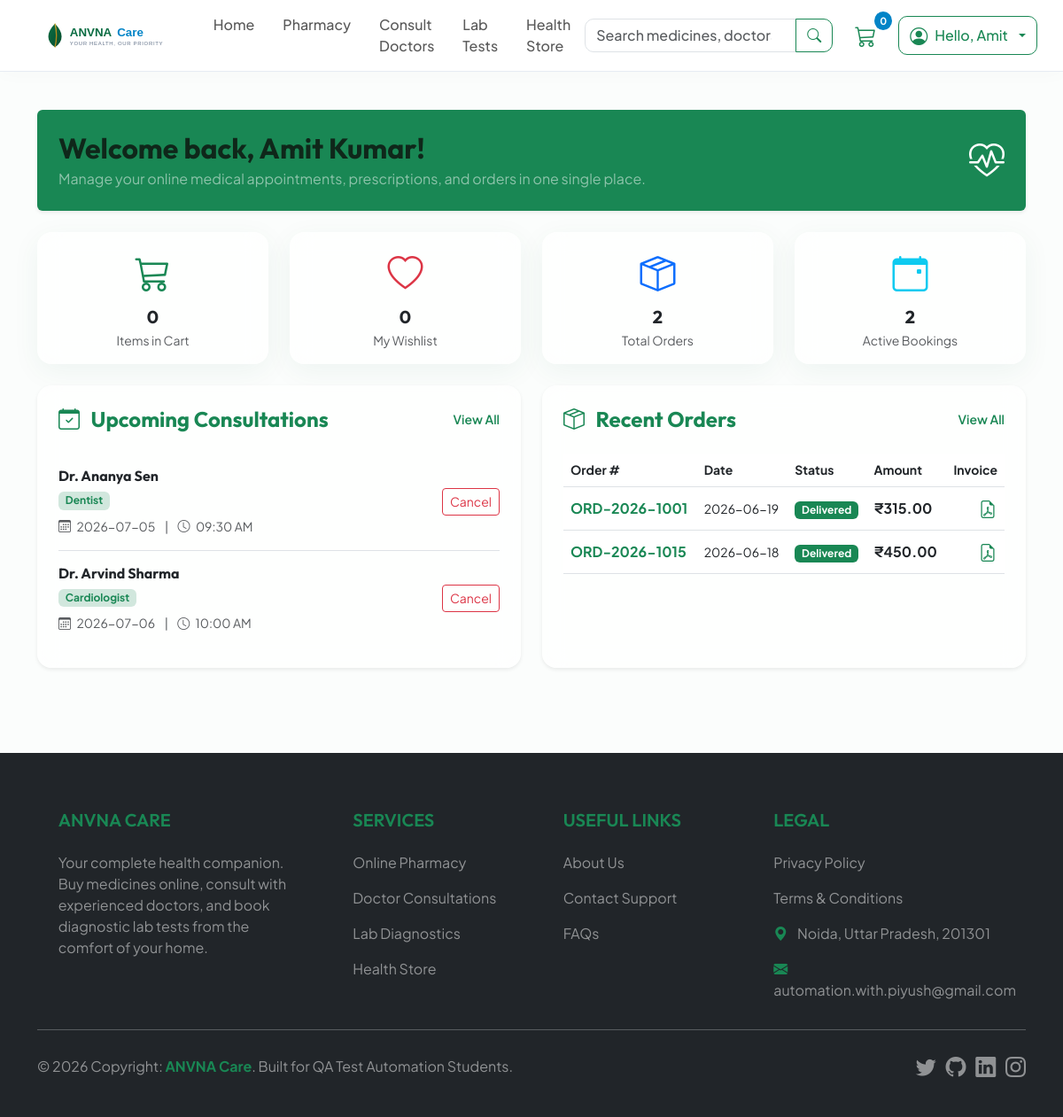
The app's page /dashboard.php (signed in) with its own data.
### tables this page shows
CREATE TABLE appointments (
    id INT AUTO_INCREMENT PRIMARY KEY,
    user_id INT NOT NULL,
    doctor_id INT NOT NULL,
    appointment_date DATE NOT NULL,
    appointment_time VARCHAR(20) NOT NULL,
    status ENUM('Upcoming', 'Completed', 'Cancelled') DEFAULT 'Upcoming',
    created_at TIMESTAMP DEFAULT CURRENT_TIMESTAMP,
    FOREIGN KEY (user_id) REFERENCES users(id) ON DELETE CASCADE,
    FOREIGN KEY (doctor_id) REFERENCES doctors(id) ON DELETE CASCADE
);

CREATE TABLE doctors (
    id INT AUTO_INCREMENT PRIMARY KEY,
    name VARCHAR(100) NOT NULL,
    specialization VARCHAR(100) NOT NULL,
    experience INT NOT NULL,  
    languages VARCHAR(150) NOT NULL,
    fee DECIMAL(10,2) NOT NULL,
    availability TEXT NOT NULL,  
    image VARCHAR(255) DEFAULT NULL,
    bio TEXT,
    created_at TIMESTAMP DEFAULT CURRENT_TIMESTAMP
);

CREATE TABLE orders (
    id INT AUTO_INCREMENT PRIMARY KEY,
    user_id INT NOT NULL,
    order_number VARCHAR(50) NOT NULL UNIQUE,
    total_amount DECIMAL(10,2) NOT NULL,
    discount_amount DECIMAL(10,2) DEFAULT 0.00,
    net_amount DECIMAL(10,2) NOT NULL,
    address_id INT DEFAULT NULL,
    payment_method VARCHAR(50) DEFAULT 'Card',
    payment_status ENUM('Pending', 'Paid', 'Failed') DEFAULT 'Pending',
    order_status ENUM('Placed', 'Processing', 'Shipped', 'Delivered', 'Cancelled') DEFAULT 'Placed',
    created_at TIMESTAMP DEFAULT CURRENT_TIMESTAMP,
    FOREIGN KEY (user_id) REFERENCES users(id) ON DELETE CASCADE,
    FOREIGN KEY (address_id) REFERENCES addresses(id) ON DELETE SET NULL
);

### dashboard.php (the view, shortened to what this page needs)
<?php
require_once 'includes/header.php';
$userId = $_SESSION['user_id'];
try {
    $stmt = $pdo->prepare("SELECT COUNT(*) FROM cart WHERE user_id = ?");
    $stmt->execute([$userId]);
    $dbCartCount = $stmt->fetchColumn();
    $stmt = $pdo->prepare("SELECT COUNT(*) FROM wishlist WHERE user_id = ?");
    $stmt->execute([$userId]);
    $wishlistCount = $stmt->fetchColumn();
    $stmt = $pdo->prepare("SELECT COUNT(*) FROM orders WHERE user_id = ?");
    $stmt->execute([$userId]);
    $ordersCount = $stmt->fetchColumn();
    $stmt = $pdo->prepare("SELECT COUNT(*) FROM appointments WHERE user_id = ? AND status = 'Upcoming'");
    $stmt->execute([$userId]);
    $appointmentsCount = $stmt->fetchColumn();
    $appStmt = $pdo->prepare("
        SELECT a.id, a.appointment_date, a.appointment_time, d.name as doctor_name, d.specialization
        FROM appointments a
        JOIN doctors d ON a.doctor_id = d.id
        WHERE a.user_id = ? AND a.status = 'Upcoming'
        ORDER BY a.appointment_date ASC, a.appointment_time ASC
        LIMIT 3
    ");
    $appStmt->execute([$userId]);
    $upcomingAppointments = $appStmt->fetchAll();
    $orderStmt = $pdo->prepare("
        SELECT o.*, (SELECT COUNT(*) FROM order_items WHERE order_id = o.id) as item_count
        FROM orders o
        WHERE o.user_id = ?
        ORDER BY o.created_at DESC
        LIMIT 3
    ");
    $orderStmt->execute([$userId]);
    $recentOrders = $orderStmt->fetchAll();
} catch (PDOException $e) {
    die("Database error: " . $e->getMessage());
}
?>
<div class="container my-4">
    <div class="card bg-success text-white p-4 border-0 mb-4 shadow-sm" id="welcomeBanner" data-testid="welcome-banner">
        <div class="d-flex align-items-center justify-content-between">
            <div>
                <h2 class="fw-bold mb-1" id="userGreeting" data-testid="user-greeting">Welcome back, <?= htmlspecialchars($_SESSION['user_name']) ?>!</h2>
                <p class="mb-0 text-white-50">Manage your online medical appointments, prescriptions, and orders in one single place.</p>
            </div>
            <div class="d-none d-md-block fs-1">
                <i class="bi bi-heart-pulse"></i>
            </div>
        </div>
    </div>
    <div class="row g-4 mb-4">
        <div class="col-6 col-lg-3">
            <a href="cart.php" class="text-decoration-none">
                <div class="card glass-card border-0 p-3 text-center" id="statCartCard" data-testid="stat-cart-card">
                    <span class="fs-1 text-success mb-2" id="statCartIcon"><i class="bi bi-cart3"></i></span>
                    <h5 class="fw-bold text-dark mb-1" id="statCartCount" data-testid="stat-cart-count"><?= $dbCartCount ?></h5>
                    <span class="text-muted small">Items in Cart</span>
                </div>
            </a>
        </div>
        <div class="col-6 col-lg-3">
            <a href="wishlist.php" class="text-decoration-none">
                <div class="card glass-card border-0 p-3 text-center" id="statWishlistCard" data-testid="stat-wishlist-card">
                    <span class="fs-1 text-danger mb-2" id="statWishlistIcon"><i class="bi bi-heart"></i></span>
                    <h5 class="fw-bold text-dark mb-1" id="statWishlistCount" data-testid="stat-wishlist-count"><?= $wishlistCount ?></h5>
                    <span class="text-muted small">My Wishlist</span>
                </div>
            </a>
        </div>
        <div class="col-6 col-lg-3">
            <a href="orders.php" class="text-decoration-none">
                <div class="card glass-card border-0 p-3 text-center" id="statOrdersCard" data-testid="stat-orders-card">
                    <span class="fs-1 text-primary mb-2" id="statOrdersIcon"><i class="bi bi-box-seam"></i></span>
                    <h5 class="fw-bold text-dark mb-1" id="statOrdersCount" data-testid="stat-orders-count"><?= $ordersCount ?></h5>
                    <span class="text-muted small">Total Orders</span>
                </div>
            </a>
        </div>
        <div class="col-6 col-lg-3">
            <a href="appointments.php" class="text-decoration-none">
                <div class="card glass-card border-0 p-3 text-center" id="statAppCard" data-testid="stat-app-card">
                    <span class="fs-1 text-info mb-2" id="statAppIcon"><i class="bi bi-calendar-event"></i></span>
                    <h5 class="fw-bold text-dark mb-1" id="statAppCount" data-testid="stat-app-count"><?= $appointmentsCount ?></h5>
                    <span class="text-muted small">Active Bookings</span>
                </div>
            </a>
        </div>
    </div>
    <div class="row g-4">
        <div class="col-lg-6">
            <div class="card border-0 shadow-sm p-4 glass-card h-100" id="appointmentsPanel" data-testid="appointments-panel">
                <div class="d-flex justify-content-between align-items-center mb-4">
                    <h4 class="fw-bold mb-0 text-success"><i class="bi bi-calendar-check me-2"></i> Upcoming Consultations</h4>
                    <a href="appointments.php" class="text-success small fw-semibold text-decoration-none" id="viewAllAppBtn" data-testid="view-all-app-btn">View All</a>
                </div>
                <?php if (empty($upcomingAppointments)): ?>
                    <div class="text-center py-5">
                        <i class="bi bi-calendar-plus text-muted fs-1 mb-2"></i>
                        <p class="text-muted">No upcoming consultations booked.</p>
                        <a href="doctors.php" class="btn btn-primary-custom btn-sm" id="bookConsultBtn" data-testid="book-consult-btn">Book Appointment</a>
                    </div>
                <?php else: ?>
                    <div class="list-group list-group-flush" id="upcomingList" data-testid="upcoming-appointments-list">
                        <?php foreach ($upcomingAppointments as $app): ?>
                            <div class="list-group-item bg-transparent px-0 py-3 d-flex justify-content-between align-items-center" data-testid="appointment-row" id="app-row-<?= $app['id'] ?>">
                                <div>
                                    <h6 class="fw-bold text-dark mb-1" data-testid="appointment-doctor"><?= htmlspecialchars($app['doctor_name']) ?></h6>
                                    <span class="badge bg-success-subtle text-success mb-2" data-testid="appointment-spec"><?= htmlspecialchars($app['specialization']) ?></span>
                                    <div class="text-muted small">
                                        <i class="bi bi-calendar3 me-1"></i> <span data-testid="appointment-date"><?= $app['appointment_date'] ?></span>
                                        <span class="mx-2">|</span>
                                        <i class="bi bi-clock me-1"></i> <span data-testid="appointment-time"><?= $app['appointment_time'] ?></span>
                                    </div>
                                </div>
                                <button class="btn btn-outline-danger btn-sm" onclick="cancelAppointment(<?= $app['id'] ?>)" id="cancelAppBtn-<?= $app['id'] ?>" data-testid="cancel-appointment-btn">
                                    Cancel
                                </button>
                            </div>
                        <?php endforeach; ?>
                    </div>
                <?php endif; ?>
            </div>
        </div>
        <div class="col-lg-6">
            <div class="card border-0 shadow-sm p-4 glass-card h-100" id="ordersPanel" data-testid="orders-panel">
                <div class="d-flex justify-content-between align-items-center mb-4">
                    <h4 class="fw-bold mb-0 text-success"><i class="bi bi-box-seam me-2"></i> Recent Orders</h4>
                    <a href="orders.php" class="text-success small fw-semibold text-decoration-none" id="viewAllOrdersBtn" data-testid="view-all-orders-btn">View All</a>
                </div>
                <?php if (empty($recentOrders)): ?>
                    <div class="text-center py-5">
                        <i class="bi bi-capsule text-muted fs-1 mb-2"></i>
                        <p class="text-muted">No orders placed yet.</p>
                        <a href="medicines.php" class="btn btn-primary-custom btn-sm" id="shopMedsBtn" data-testid="shop-meds-btn">Order Medicines</a>
                    </div>
                <?php else: ?>
                    <div class="table-responsive">
                        <table class="table table-hover align-middle" id="recentOrdersTable" data-testid="recent-orders-table">
                            <thead>
                                <tr class="text-muted small">
                                    <th>Order #</th>
                                    <th>Date</th>
                                    <th>Status</th>
                                    <th>Amount</th>
                                    <th class="text-end">Invoice</th>
                                </tr>
                            </thead>
                            <tbody>
                                <?php foreach ($recentOrders as $order): ?>
                                    <tr data-testid="order-row" id="order-row-<?= $order['id'] ?>">
                                        <td class="fw-bold text-success" data-testid="order-number"><?= $order['order_number'] ?></td>
                                        <td class="small" data-testid="order-date"><?= date('Y-m-d', strtotime($order['created_at'])) ?></td>
                                        <td>
                                            <?php
                                            $badgeClass = 'bg-secondary';
                                            if ($order['order_status'] === 'Delivered') $badgeClass = 'bg-success';
                                            ?>
                                            <span class="badge <?= $badgeClass ?>"><?= $order['order_status'] ?></span>
                                        </td>
                                        <td class="fw-bold">₹<?= number_format($order['net_amount'], 2) ?></td>
                                        <td class="text-end">
                                            <a href="orders.php?download_invoice=<?= $order['id'] ?>" class="btn btn-link btn-sm text-success p-0" id="downloadInvoiceBtn-<?= $order['id'] ?>" data-testid="download-invoice-btn" aria-label="Download Invoice PDF">
                                                <i class="bi bi-file-earmark-pdf fs-5"></i>
                                            </a>
                                        </td>
                                    </tr>
                                <?php endforeach; ?>
                            </tbody>
                        </table>
                    </div>
                <?php endif; ?>
            </div>
        </div>
    </div>
</div>
<?php
require_once 'includes/footer.php';
?>

### assets/css/style.css (style rules this page uses)
:root { --primary-color: #0a6c42; --primary-hover: #074e2f; --primary-light: #eef7f2; --accent-color: #0284c7; --accent-hover: #0369a1; --accent-light: #e0f2fe; --neutral-dark: #1e293b; --neutral-light: #f8fafc; --neutral-border: #e2e8f0; --glass-bg: rgba(255, 255, 255, 0.7); --glass-border: rgba(255, 255, 255, 0.4); --glass-shadow: 0 8px 32px 0 rgba(10, 108, 66, 0.06); --card-shadow: 0 10px 30px rgba(0, 0, 0, 0.03); --font-heading: 'Outfit', sans-serif; --font-body: 'Plus Jakarta Sans', sans-serif; --border-radius: 16px; --border-radius-sm: 10px; --border-radius-lg: 24px; }
body { font-family: var(--font-body); color: var(--neutral-dark); background-color: #fbfdfc; overflow-x: hidden; padding-top: 76px; }
h1, h2, h3, h4, h5, h6 { font-family: var(--font-heading); font-weight: 600; color: #0f271a; }
.glass-card { background: var(--glass-bg); backdrop-filter: blur(12px); -webkit-backdrop-filter: blur(12px); border: 1px solid var(--glass-border); box-shadow: var(--glass-shadow); border-radius: var(--border-radius); transition: all 0.3s cubic-bezier(0.4, 0, 0.2, 1); }

### records on screen
appointments: doctor.name "Dr. Ananya Sen", doctor.specialization "Dentist", appointment_date "2026-07-05", appointment_time "09:30 AM"
appointments: doctor.name "Dr. Arvind Sharma", doctor.specialization "Cardiologist", appointment_date "2026-07-06", appointment_time "10:00 AM"
orders: order_number "ORD-2026-1001", created_at "2026-06-19", order_status "Delivered", net_amount "315.00"
orders: order_number "ORD-2026-1015", created_at "2026-06-18", order_status "Delivered", net_amount "450.00"

### other values on screen
$cartCount "0"
explode(' ', $_SESSION['user_name'])[0] "Amit"
$_SESSION['user_name'] "Amit Kumar"
$dbCartCount "0"
$wishlistCount "0"
$ordersCount "2"
$appointmentsCount "2"
